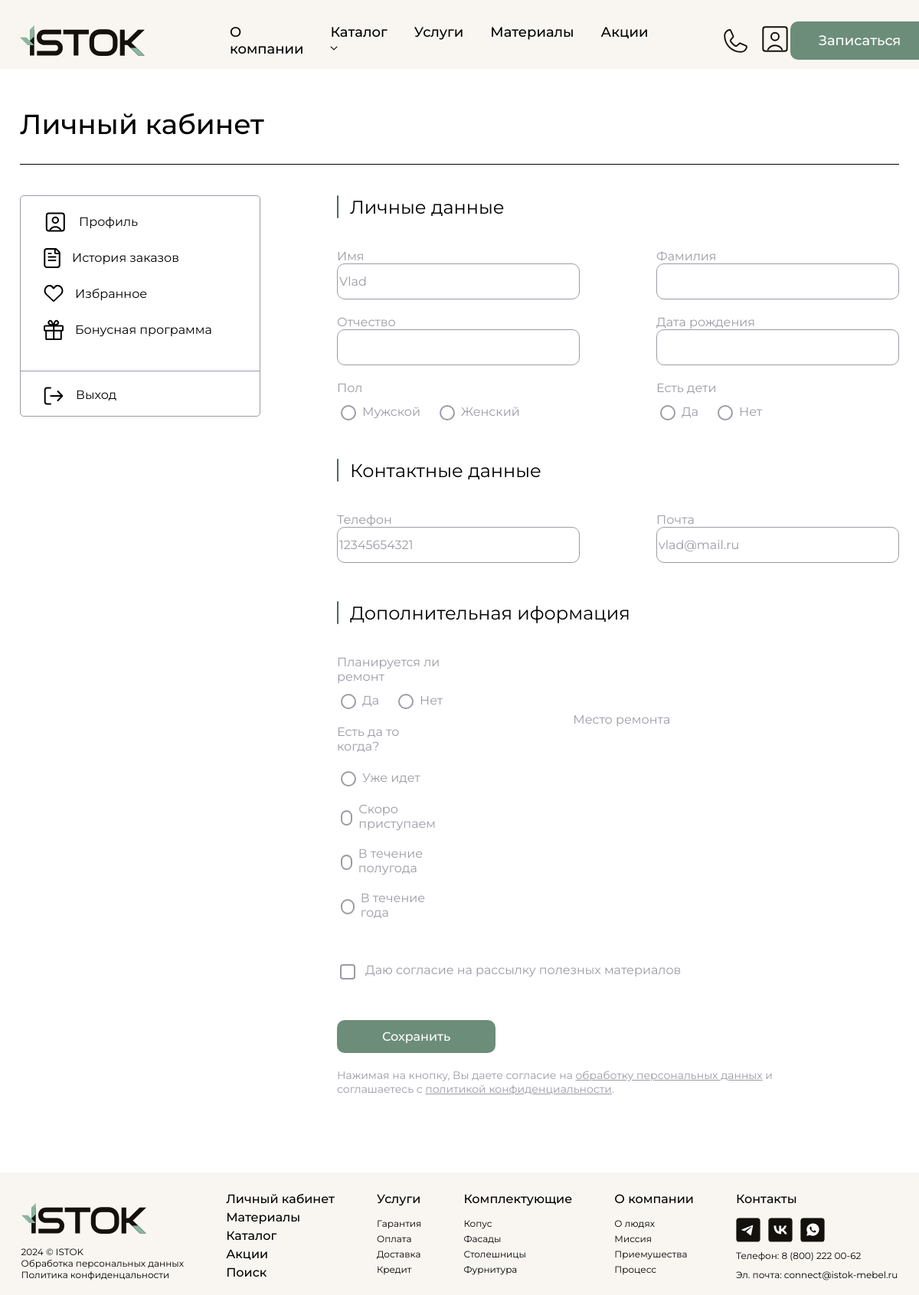
Page /profile/vlad@mail.ru/ (signed in) on the committed database.
### istok_app/models.py (models this page shows)
class UserProfile(models.Model):
    user = models.OneToOneField(User, on_delete=models.CASCADE, related_name='profile')
    phone_number = models.CharField(max_length=15, verbose_name='Номер телефона', unique=True)
    first_name = models.CharField(max_length=100, verbose_name='Имя')
    consent_to_data_processing = models.BooleanField(default=False, verbose_name='Согласие на обработку персональных данных')
    last_name = models.CharField(max_length=100, verbose_name='Фамилия', null=True, blank=True)
    surname = models.CharField(max_length=100, verbose_name='Отчество', null=True, blank=True)
    date_of_birth = models.DateField(verbose_name='Дата рождения', null=True, blank=True)
    gender = models.CharField(max_length=3, choices=[('man', 'Мужской'), ('wom', 'Женский')], verbose_name='Ваш пол', default=None, null=True )
    email = models.EmailField(verbose_name='Почта', null=True, blank=True, unique=True)
    has_children = models.CharField(max_length=3, choices=[('yes', 'Да'), ('no', 'Нет')], verbose_name='Наличие детей', default=None, null=True)
    renovation_plan = models.CharField(max_length=100, verbose_name='Планируется ли ремонт?', choices=[
        ('already_ongoing', 'Уже идет'),
        ('starting_soon', 'Скоро приступаем'),
        ('within_half_year', 'В течение полугода'),
        ('within_year', 'В течение года'),
    ], default=None,  null=True)
    ren_planned = models.CharField(max_length=3, choices=[('yes', 'Да'), ('no', 'Нет')], verbose_name='Планируется ли ремонт', default=None, null=True)
    renovation_location = models.ManyToManyField('RenovationLocation', verbose_name='Где планируется ремонт?', blank=True)
    subscription_consent = models.BooleanField(default=False, verbose_name='Согласие на рассылку')

### istok_app/views.py (the view)
# urls.py: path('profile/<str:username>/', user_profile, name='user_profile'),
@login_required
def user_profile(request, username):
    user = get_object_or_404(User, username=username)
    if request.user != user:
        return redirect('user_profile', username=request.user.username)
    if request.method == 'POST':
        user_profile_form = UserProfileForm(request.POST, instance=user.profile)
        if user_profile_form.is_valid():
            user_profile_form.save()
            return redirect('user_profile', username=user.username)
    else:
        user_profile_form = UserProfileForm(instance=user.profile)
    return render(request, 'profile/profile.html', {'user_profile_form': user_profile_form, 'user': user})

### istok_app/context_processors.py (called while the page is built)
def user_profile(request):
    if request.user.is_authenticated:
        try:
            profile = request.user.profile
        except UserProfile.DoesNotExist:
            profile = None
        return {'user_profile': profile}
    return {}

### templates/profile/profile.html (shortened to what this page needs)
{% extends 'base/header.html' %}
{% load static %}
{% block content %}
<link rel="stylesheet" type="text/css" href="{% static 'css/profile/profile.css' %}">
<div class="profile-content">
    <div class="lk-text">
        Личный кабинет
    </div>
    <hr class="top-line">
    <div class="profile-container">
        <div class="sidebar">
            <div class="sidebar-cont">
                <div class="side-url">
                    <img src="{% static 'media/lk.svg' %}" alt="lk">
                    <div class="side-text">
                        <a href="#" data-target="profile-section" data-url="{% url 'user_profile' user.username %}">Профиль</a>
                    </div>
                </div>
                <div class="side-url">
                    <img src="{% static 'media/history.svg' %}" alt="lk">
                    <div class="side-text">
                        <a href="#" data-target="order-history-section" data-url="{% url 'order_history' user.username %}">История заказов</a>
                    </div>
                </div>
                <div class="side-url">
                    <img src="{% static 'media/favorites.svg' %}" alt="lk">
                    <div class="side-text">
                        <a href="#" data-target="favorites-section" data-url="{% url 'favorites' user.username %}">Избранное</a>
                    </div>
                </div>
                <div class="side-url">
                    <img src="{% static 'media/bonus.svg' %}" alt="lk">
                    <div class="side-text">
                        <a href="#" data-target="bonus-program-section" data-url="{% url 'bonus_program' user.username %}">Бонусная программа</a>
                    </div>
                </div>
            </div>
            <hr class="hr-line">
            <div class="logout-profile">
                <form method="post" action="{% url 'logout' %}">
                    <button type="submit" class="logout-button">
                        <img src="{% static 'media/logout.svg' %}" alt="logout">
                    </button>
                </form>
                <div class="logout-text-prof">
                    <form method="post" action="{% url 'logout' %}">
                        <button type="submit">Выход</button>
                    </form>
                </div>
            </div>
        </div>
        <div class="content">
            <div id="profile-section" class="section">
                {% include 'profile/profile_form.html' %}
            </div>
        </div>
    </div>
</div>
{% include 'base/footer.html' %}
{% endblock %}

### templates/profile/profile_form.html (shortened to what this page needs)
{% load static %}
                <div class="history-order-text">
                    <img src="{% static 'media/line.svg' %}" alt="line">
                    <div class="order-text">
                        Личные данные
                    </div>
                </div>
                <form method="post" action="{% url 'user_profile' user.username %}">
                    <div class="form-group-prof">
                        <div class="form-block-1">
                            <div class="forms-block-left">
                                <div class="form-groups">
                                    <label for="id_first_name" class="form-label">Имя</label>
                                    {{ user_profile_form.first_name }}
                                </div>
                                <div class="form-groups">
                                    <label for="id_surname" class="form-label">Отчество</label>
                                    {{ user_profile_form.surname }}
                                </div>
                                <div class="form-groupss">
                                    <label for="id_gender" class="form-label">Пол</label>
                                    <div class="form-radio-group">
                                        {% for choice in user_profile_form.gender %}
                                            <div class="radio-inline">
                                                {{ choice.tag }}
                                                {{ choice.choice_label }}
                                            </div>
                                        {% endfor %}
                                    </div>
                                </div>
                            </div>
                            <div class="forms-block-right">
                                <div class="form-groups">
                                    <label for="id_last_name" class="form-label">Фамилия</label>
                                    {{ user_profile_form.last_name }}
                                </div>
                                <div class="form-groups">
                                    <label for="id_date_of_birth" class="form-label">Дата рождения</label>
                                    {{ user_profile_form.date_of_birth }}
                                </div>
                                <div class="form-groupss">
                                    <label for="id_has_children" class="form-label">Есть дети</label>
                                    <div class="form-radio-group">
                                        {% for choice in user_profile_form.has_children %}
                                            <div class="radio-inline">
                                                {{ choice.tag }}
                                                {{ choice.choice_label }}
                                            </div>
                                        {% endfor %}
                                    </div>
                                </div>
                            </div>
                        </div>
                        <div class="history-order-text">
                            <img src="{% static 'media/line.svg' %}" alt="line">
                            <div class="order-text">
                                Контактные данные
                            </div>
                        </div>
                        <div class="form-block-1">
                            <div class="forms-block-left">
                                <div class="form-groups">
                                    <label for="id_phone_number" class="form-label">Телефон</label>
                                    {{ user_profile_form.phone_number }}
                                </div>
                            </div>
                            <div class="forms-block-right">
                                <div class="form-groups">
                                    <label for="id_email" class="form-label">Почта</label>
                                    {{ user_profile_form.email}}
                                </div>
                            </div>
                        </div>
                        <div class="history-order-text">
                            <img src="{% static 'media/line.svg' %}" alt="line">
                            <div class="order-text">
                                Дополнительная иформация
                            </div>
                        </div>
                        <div class="form-block-1">
                            <div class="forms-block-left">
                                <div class="form-groupss">
                                    <label for="id_ren_planned" class="form-label">Планируется ли ремонт</label>
                                    <div class="form-radio-group">
                                        {% for choice in user_profile_form.ren_planned %}
                                            <div class="radio-inline">
                                                {{ choice.tag }}
                                                {{ choice.choice_label }}
                                            </div>
                                        {% endfor %}
                                    </div>
                                </div>
                                <div class="form-groupss">
                                    <label for="id_renovation_plan" class="form-label">Есть да то когда?</label>
                                    <div class="form-radio-group-ren">
                                        {% for choice in user_profile_form.renovation_plan %}
                                            <div class="radio-inline">
                                                {{ choice.tag }}
                                                {{ choice.choice_label }}
                                            </div>
                                        {% endfor %}
                                    </div>
                                </div>
                            </div>
                            <div class="forms-block-right1">
                                <div class="form-groups1">
                                    <label for="id_renovation_location" class="form-label">Место ремонта</label>
                                </div>
                            </div>
                        </div>
                        <div class="form-block-1">
                        <div class="form-groups5">
                            <label for="id_subscription_consent" class="form-label">Даю согласие на рассылку полезных материалов</label>
                            <div class="radio-inline-plann">
                            {{ user_profile_form.subscription_consent }}
                            </div>
                        </div>
                        </div>
                        <div class="profile-but">
                        <button type="submit" class="btn btn-primary">Сохранить</button>
                        </div>
                        <div class="help-text-bot">
                        Нажимая на кнопку, Вы даете согласие на <u>обработку персональных данных</u> и </br>
                         соглашаетесь с <u>политикой конфиденциальности</u>.
                    </div>
                </form>
            </div>

### static/css/base/login.css (style rules this page uses)
hr { margin-top: 30px; }

### static/css/profile/profile.css (style rules this page uses)
.profile-content { margin-left: 26px; margin-right: 26px; }
.lk-text { font-family: Mont; font-size: 36px; margin-top: 40px; }
.top-line { border: 0; border-top: 1px solid #000000; }
.hr-line { margin-bottom: 20px; border: 0; border-top: 1px solid #9B9BA6; }
.profile-container { margin-top: 40px; display: flex; }
.sidebar { width: 312px; height: 287px; top: 244px; left: 26px; border: #9B9BA6 solid 1px; border-radius: 5px; }
.sidebar-cont { margin-top: 10px; }
.side-url { display: flex; align-items: center; flex-direction: row; width: 313px; height: 47px; }
.side-url img { margin-left: 30px; }
.side-text a { text-decoration: none; margin-left: 15px; font-size: 16px; font-family: Mont-reg; color: #000000; }
.logout-profile { display: flex; margin-left: 30px; margin-top: 0px; }
.logout-button { background: none; border: none; padding: 0; margin: 0; cursor: pointer; }
.logout-text-prof button { background: none; border: none; cursor: pointer; font-family: Mont-reg; font-size: 16px; margin-left: 10px; }
.section { margin-left: 100px; }
.history-order-text { display: flex; align-items: center; padding-bottom: 40px; }
.order-text { font-size: 24px; font-family: Mont-reg; margin-left: 15px; }
.form-group-prof { gap: 20px; }
.form-block-1 { display: flex; width: 100%; padding-bottom: 50px; }
.forms-block-left, .forms-block-right { display: flex; flex-direction: column; }
.forms-block-left { gap: 20px; }
.forms-block-right { gap: 20px; margin-left: 100px; }
.form-groups { display: grid; }
.form-groups label { font-size: 16px; font-family: Mont-reg; color: #9B9BA6; }
.form-groups input, .form-groups select { font-family: Mont-reg; color: #9B9BA6; font-size: 16px; width: 311px; height: 43px; border: 1px solid #9B9BA6; border-radius: 10px; }
.form-radio-group { display: flex; align-items: center; gap: 20px; margin-top: 10px; }
.form-radio-group-ren { margin-top: 20px; display: grid; gap: 20px; }
.form-groupss label { font-size: 16px; font-family: Mont-reg; color: #9B9BA6; }
.form-groupss { margin-top: 0px; }
.radio-inline { font-size: 16px; font-family: Mont-reg; color: #9B9BA6; display: flex; align-items: center; flex-direction: row; gap: 5px; }
.radio-inline input[type="radio"] { appearance: none; border: 2px solid #9B9BA6; border-radius: 10px; width: 20px; height: 20px; position: relative; cursor: pointer; }
.form-groups1 { width: 431px; margin-top: 75px; }
.form-groups1 label { font-size: 16px; font-family: Mont-reg; color: #9B9BA6; }
.radio-inline-plann { font-size: 16px; font-family: Mont-reg; color: #9B9BA6; display: flex; flex-direction: row; margin-top: 5px; align-items: center; gap: 10px; }
.radio-inline-plann input[type="checkbox"] { appearance: none; border: 2px solid #9B9BA6; border-radius: 4px; width: 20px; height: 20px; position: relative; cursor: pointer; }
.forms-block-right1 { gap: 20px; margin-left: 170px; }
.form-groups5 { display: flex; flex-direction: row-reverse; align-items: center; gap: 10px; margin-right: 30px; }
.form-groups5 label { font-size: 16px; font-family: Mont-reg; color: #9B9BA6; }
.profile-but button { width: 207px; height: 43px; background-color: #6C8D7A; color: white; border: none; border-radius: 10px; font-family: Mont; font-size: 16px; }
.help-text-bot { margin-top: 20px; font-family: Mont-reg; font-size: 14px; color: #9B9BA6; }

### static/css/base/footer.css (style rules this page uses)
body { margin: 0px; }

### rows in the picture
UserProfile: first_name "Vlad", phone_number "12345654321", email "vlad@mail.ru"

### other values in the picture
{{ choice.choice_label }} "Мужской" "Женский"
{{ choice.choice_label }} "Да" "Нет"
{{ choice.choice_label }} "Уже идет" "Скоро приступаем" "В течение полугода" "В течение года"
